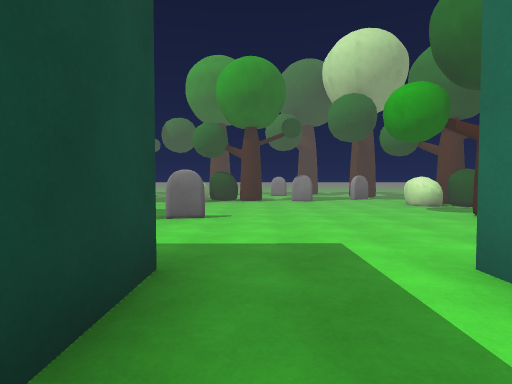
view 1 (above)

22 first-person views from a walk through a Unity game level. The camera is 1.3 m above the floor, tilts 2° down and sees 80° across. The floor is counted in squares, 1.8 m on a side. Each view is taken from the middle of a square. On the plan, view 1 faces up. The plan holds only what a view shows up to about 10 squares ahead; the rest is blank. The place goes on beyond the plan. The player is left out.

view 2
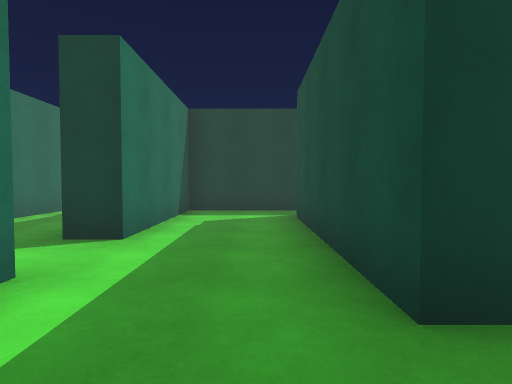

view 3
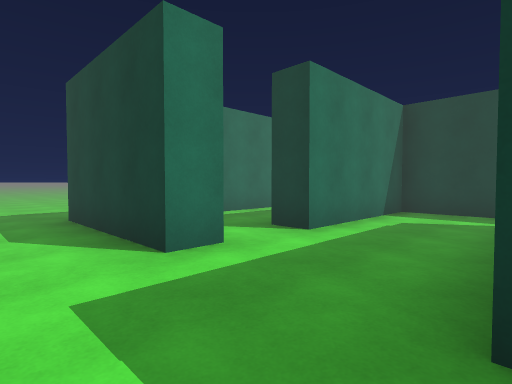

view 4
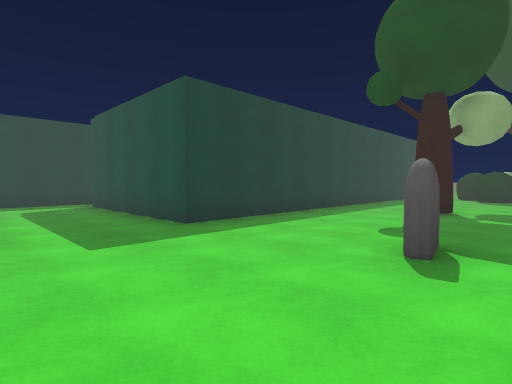

view 5
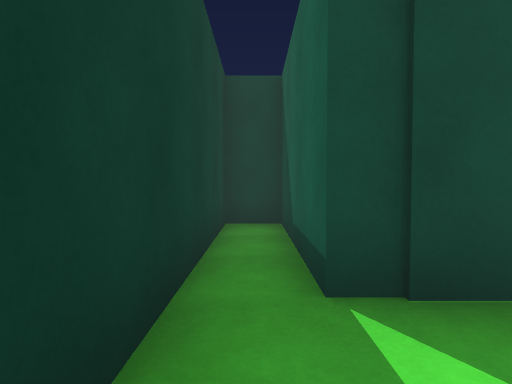

view 6
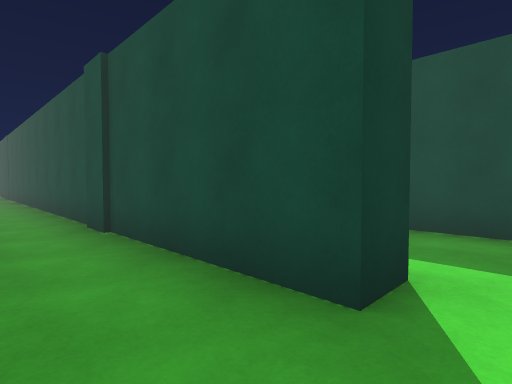

view 7
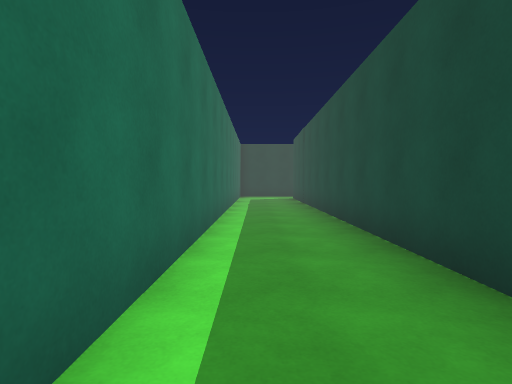

view 8
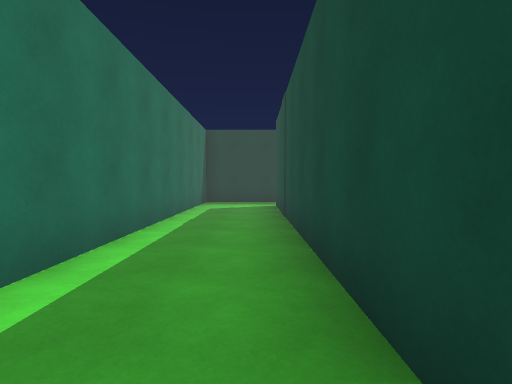

view 9
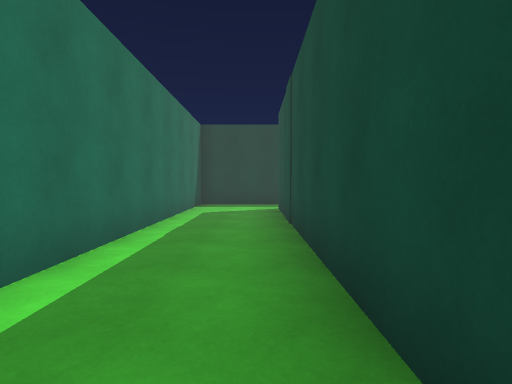

view 10
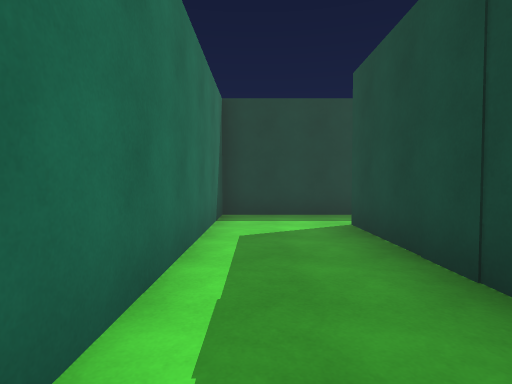

view 11
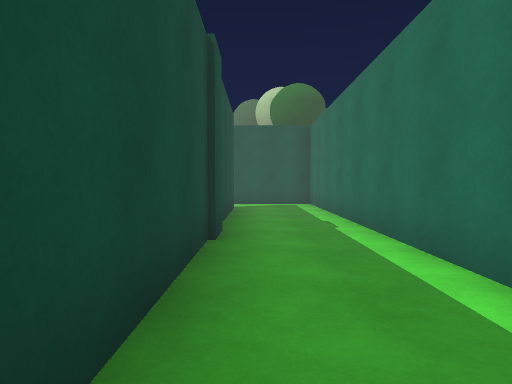

view 12
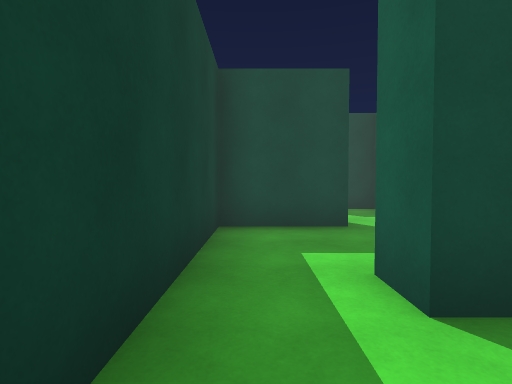

view 13
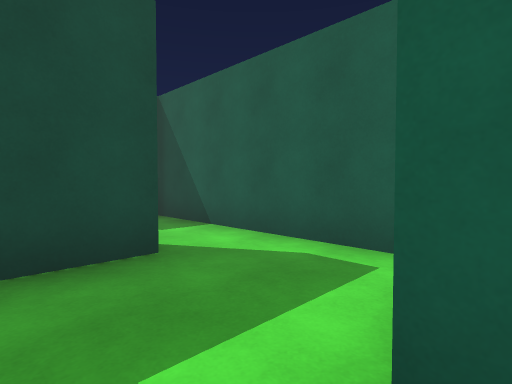

view 14
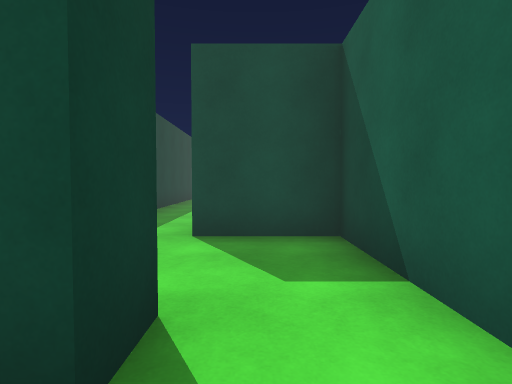

view 15
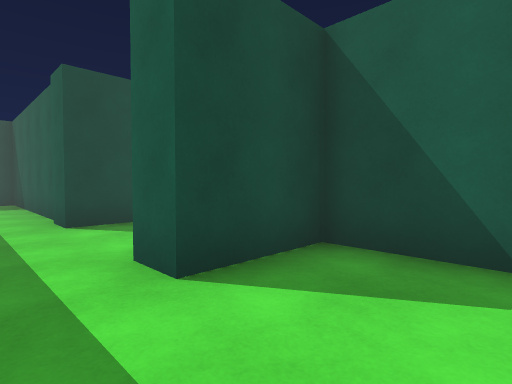

view 16
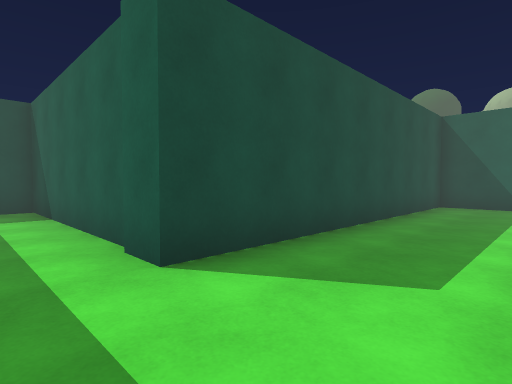

view 17
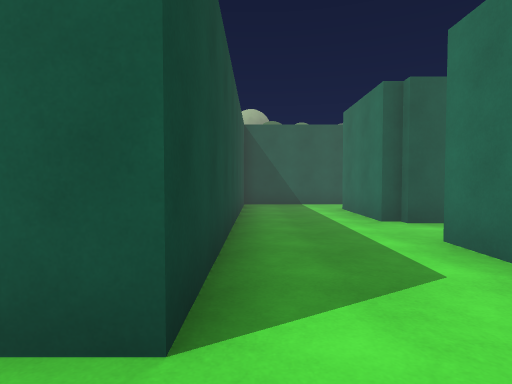

view 18
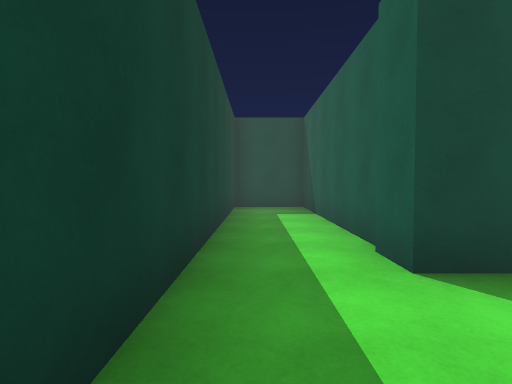

view 19
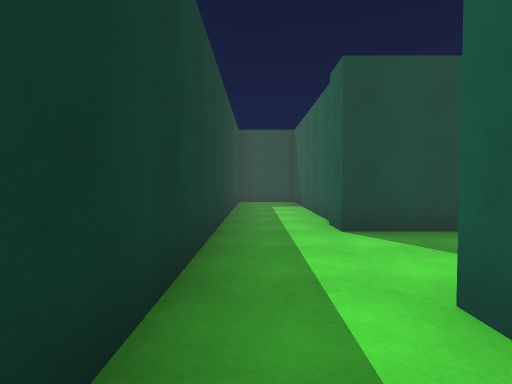

view 20
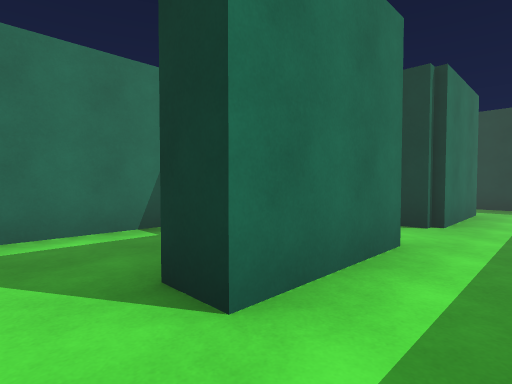

view 21
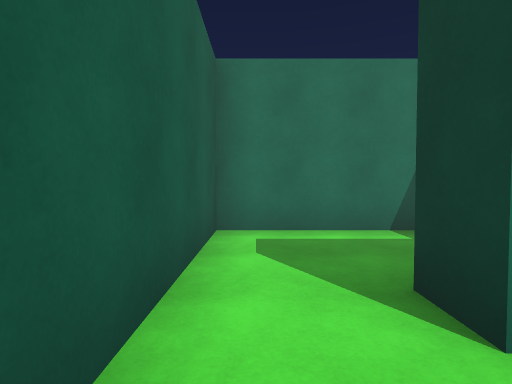

view 22
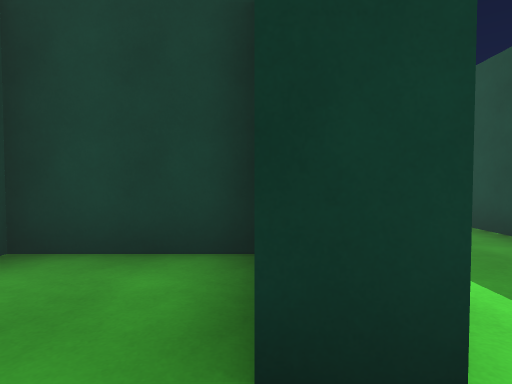

### Floor plan
Ten units are one square. View 1 is at (0, 0); x grows to the right and y downward. Boxes are objects, and circles mark ways between rooms. Rooms are numbered by the first view taken in them; rooms with no view inside come last. Other rooms are left out.
<svg viewBox="-141 -120 211 311">
<path fill="none" stroke="#000" d="M18 -16 18 -25M-8 -25 -8 26 -42 26 -42 35 18 35 18 -2M-78 -25 -8 -25M18 -25 55 -25M18 -2 24 -2 24 171 16 171M14 186 47 186 47 -17 22 -17M9 149 -16 149M-16 165 -8 165 -8 174M-38 128 -47 128 -47 100 -39 100M-40 120 -15 120 -15 84 -74 84 -74 168 -81 168M-84 168 -136 168 -136 186 -36 186M-16 149 -40 149 -40 168 -47 168 -47 141 -41 141M-8 174 -8 186 14 186"/>
<rect x="-115" y="-65" width="10" height="20" fill="#bbb"><title>other object</title></rect>
<rect x="-65" y="-55" width="10" height="10" fill="#bbb"><title>tree</title></rect>
<rect x="-25" y="-65" width="20" height="10" fill="#bbb"><title>tombstone</title></rect>
<rect x="-15" y="-115" width="20" height="10" fill="#bbb"><title>tree</title></rect>
<rect x="45" y="-65" width="10" height="10" fill="#bbb"><title>tree</title></rect>
<rect x="45" y="-105" width="10" height="20" fill="#bbb"><title>bush</title></rect>
<rect x="55" y="-95" width="10" height="20" fill="#bbb"><title>bush</title></rect>
<rect x="55" y="-105" width="10" height="10" fill="#bbb"><title>tree</title></rect>
<circle cx="5" cy="-20" r="3" fill="#2a7"/>
<circle cx="20" cy="-10" r="3" fill="#2a7"/>
<circle cx="20" cy="180" r="3" fill="#2a7"/>
<circle cx="-10" cy="160" r="3" fill="#2a7"/>
<circle cx="5" cy="170" r="3" fill="#2a7"/>
<text x="0" y="10">1</text>
<text x="-100" y="-50">2</text>
<text x="30" y="80">3</text>
<text x="0" y="160">4</text>
<text x="-60" y="140">5</text>
<text x="0" y="180">6</text>
</svg>
Room 1 opens to room 2. Room 1 opens to room 3. Room 3 opens to room 6. Room 4 opens to room 5. Room 4 opens to room 6.

Where each view was taken, in squares from view 1:
view 1: 0 up, 0 right, facing up
view 2: 4 up, 0 right, facing down
view 3: 4 up, 1 left, facing down-right
view 4: 7 up, 2 right, facing down-left
view 5: 3 down, 1 right, facing left
view 6: 1 up, 4 right, facing down-left
view 7: 4 down, 4 right, facing down
view 8: 8 down, 3 right, facing down
view 9: 9 down, 3 right, facing down
view 10: 12 down, 4 right, facing down
view 11: 8 down, 3 right, facing up
view 12: 18 down, 4 right, facing left
view 13: 18 down, 2 right, facing up-left
view 14: 16 down, 0 right, facing left
view 15: 18 down, 2 left, facing up-left
view 16: 18 down, 5 left, facing up-left
view 17: 18 down, 7 left, facing up
view 18: 18 down, 5 left, facing left
view 19: 18 down, 3 left, facing left
view 20: 9 down, 6 left, facing down-right
view 21: 9 down, 6 left, facing right
view 22: 9 down, 4 left, facing down
